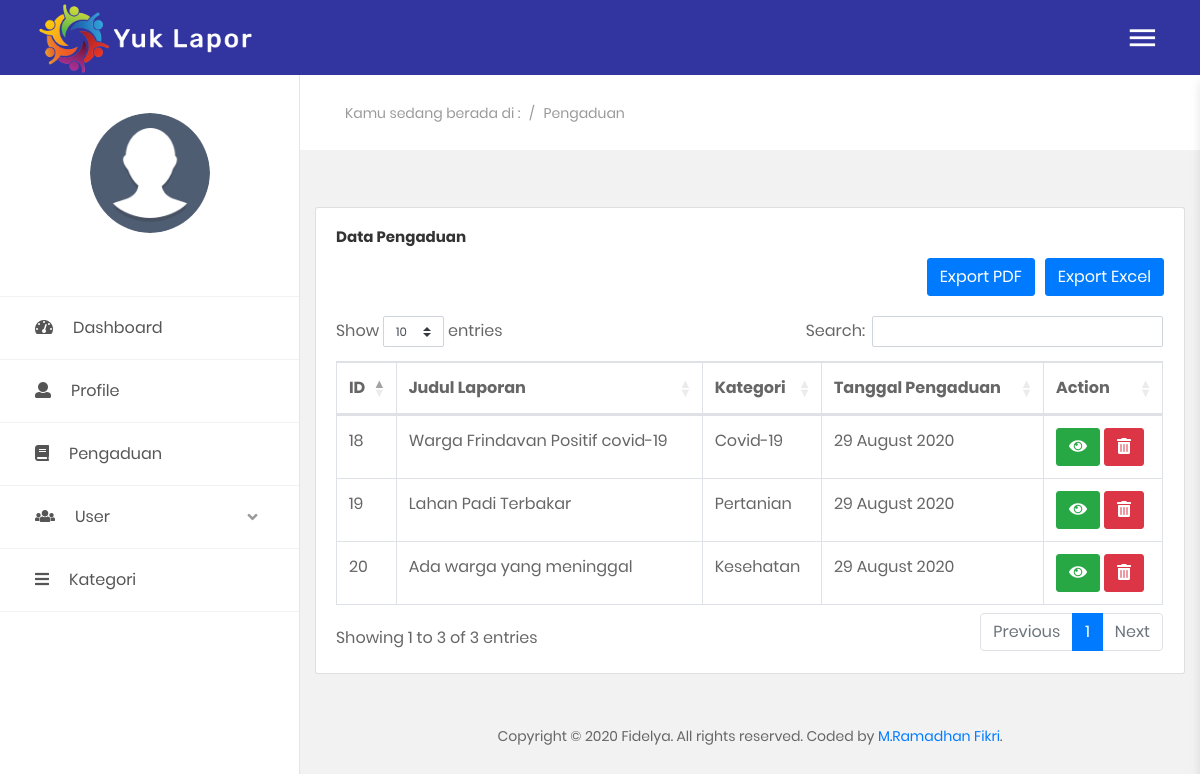
Page /index.php/admin/pengaduan on the committed database.
### tables this page shows
CREATE TABLE `pengaduan` (
  `id_pengaduan` int(11) NOT NULL,
  `nik` char(16) NOT NULL,
  `kategori` varchar(255) NOT NULL,
  `judul_laporan` varchar(255) NOT NULL,
  `isi_laporan` text NOT NULL,
  `image` varchar(255) NOT NULL,
  `status` enum('Pending','Proses','Selesai') NOT NULL,
  `tgl_pengaduan` int(255) NOT NULL
);

### application/controllers/admin.php (called while the page is built, shortened)
<?php
class admin extends CI_Controller
{
	function __construct()
	{
		$this->load->model('m_admin');
		$this->load->helper('url');
	}
	public function pengaduan()
	{
		$data['user'] = $this->db->get_where('login', ['email' =>
		$this->session->userdata('email')])->row_array();
		$data['pengaduan'] = $this->m_admin->get_data_pengaduan();
		$this->load->view('templates/header', $data);
		$this->load->view('templates/sidebar/sidebar_a', $data);
		$this->load->view('templates/topbar', $data);
		$this->load->view('admin/pengaduan', $data);
		$this->load->view('templates/footer');
	}
}

### index.php (called while the page is built, shortened)
<?php
require_once BASEPATH.'core/CodeIgniter.php';

### application/models/m_admin.php (called while the page is built, shortened)
<?php
class m_admin extends CI_Model
{
    public function get_data_pengaduan()
    {
        $data = $this->db->get('pengaduan');
        return $data->result();
    }
}

### application/views/admin/pengaduan.php (the view, shortened to what this page needs)
<section class="au-breadcrumb m-t-75">
    <div class="section__content section__content--p30">
        <div class="container-fluid">
            <div class="row">
                <div class="col-md-12">
                    <div class="au-breadcrumb-content">
                        <div class="au-breadcrumb-left">
                            <span class="au-breadcrumb-span">Kamu sedang berada di :</span>
                            <ul class="list-unstyled list-inline au-breadcrumb__list">
                                <li class="list-inline-item seprate">
                                    <span>/</span>
                                </li>
                                <li class="list-inline-item">Pengaduan</li>
                            </ul>
                        </div>
                    </div>
                </div>
            </div>
        </div>
    </div>
</section>
<section class="statistic">
</section>
<section>
    <div class="container-fluid">
        <div class="row">
            <div class="col-xl-12">
                <div class="card">
                    <div class="card-body">
                        <h5 class="card-title">Data Pengaduan</h5>
                        <form action="<?= base_url('sistem/cetak_xls') ?>">
                            <button class="btn btn-primary tmbl-excel" style="float: right;">Export Excel</button>
                        </form>
                        <form action="<?= base_url('sistem/cetak_pdf') ?>">
                            <button class="btn btn-primary tmbl-pdf" style="float: right; margin-right:10px; margin-bottom:20px">Export PDF</button>
                        </form>
                        <div class="table-responsive">
                            <table class="table table-bordered" id="tabelPengaduan" width="100%" cellspacing="0">
                                <thead style="font-weight: bold;">
                                    <tr class="text-center">
                                        <th>ID</th>
                                        <th>Judul Laporan</th>
                                        <th>Kategori</th>
                                        <th>Tanggal Pengaduan</th>
                                        <th width="80px">Action</th>
                                    </tr>
                                </thead>
                                <tbody>
                                    <?php $no = 1;
                                    foreach ($pengaduan as $p) : ?>
                                        <tr>
                                            <td><?= $p->id_pengaduan ?></td>
                                            <td><?= $p->judul_laporan ?></td>
                                            <td><?= $p->kategori ?></td>
                                            <td><?= date('d F Y', $p->tgl_pengaduan) ?></td>
                                            <td>
                                                <a href="#" class="btn btn-success tmbl-lihat" data-id="<?= $p->id_pengaduan; ?>" data-kategori="<?= $p->kategori; ?>" data-judul="<?= $p->judul_laporan; ?>" data-isi="<?= $p->isi_laporan; ?>">
                                                    <i class="fas fa-eye"></i>
                                                </a>
                                                <a href="#" class="btn btn-danger tmbl-hapus" data-id="<?= $p->id_pengaduan; ?>">
                                                    <i class="fas fa-trash-alt"></i>
                                                </a>
                                            </td>
                                        </tr>
                                    <?php endforeach; ?>
                                </tbody>
                            </table>
                        </div>
                    </div>
                </div>
            </div>
        </div>
    </div>
</section>

### rows in the picture
pengaduan: id_pengaduan "18", judul_laporan "Warga Frindavan Positif covid-19", kategori "Covid-19", tgl_pengaduan "29 August 2020"
pengaduan: id_pengaduan "19", judul_laporan "Lahan Padi Terbakar", kategori "Pertanian", tgl_pengaduan "29 August 2020"
pengaduan: id_pengaduan "20", judul_laporan "Ada warga yang meninggal", kategori "Kesehatan", tgl_pengaduan "29 August 2020"
